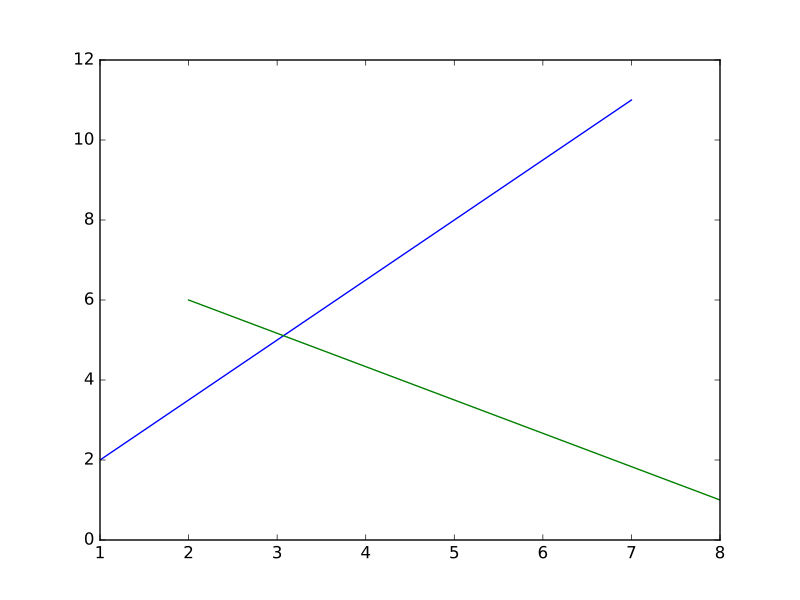

Reproduce this figure in Python.
# A line from (1, 2) to (7, 11)
plt.plot([1, 7], [2, 11])
# [...]
# Another line from (2, 6) to (8, 1)
plt.plot([2, 8], [6, 1])
# [...]
